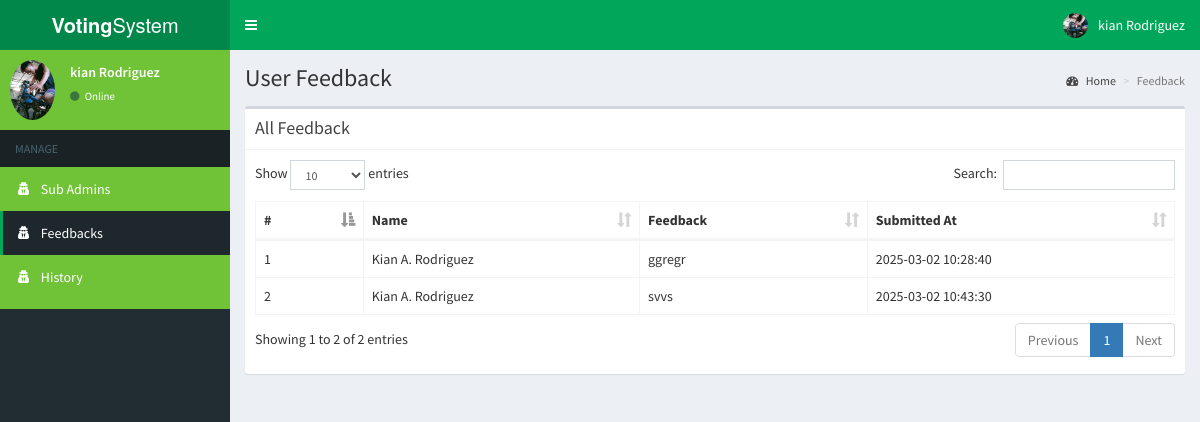
The page /admin/feedback.php (signed in) on the database its author committed.
### tables this page shows
CREATE TABLE `feedback` (
  `id` int(11) NOT NULL,
  `name` varchar(255) NOT NULL,
  `feedback` text NOT NULL,
  `created_at` timestamp NOT NULL DEFAULT current_timestamp()
);

### admin/includes/session.php (called while the page is built, shortened)
<?php
	include 'includes/conn.php';
	if(!isset($_SESSION['admin']) || empty($_SESSION['admin'])) {
		header('location: index.php');
		exit();
	}
	 else {
		$sql = "SELECT * FROM admin WHERE id = '".$_SESSION['admin']."'";
		$query = $conn->query($sql);
		$user = $query->fetch_assoc();
	}
?>

### admin/feedback.php (the view, shortened to what this page needs)
<?php
include 'includes/session.php';
$sql = "SELECT * FROM feedback ORDER BY created_at DESC";
$result = $conn->query($sql);
?>
<?php include 'includes/header.php'; ?>
<body class="hold-transition skin-green sidebar-mini">
<div class="wrapper">
  <?php include 'includes/navbar.php'; ?>
  <?php include 'includes/menubar1.php'; ?>
  <div class="content-wrapper">
    <section class="content-header">
      <h1>User Feedback</h1>
      <ol class="breadcrumb">
        <li><a href="#"><i class="fa fa-dashboard"></i> Home</a></li>
        <li class="active">Feedback</li>
      </ol>
    </section>
    <section class="content">
      <div class="row">
        <div class="col-xs-12">
          <div class="box">
            <div class="box-header with-border">
              <h3 class="box-title">All Feedback</h3>
            </div>
            <div class="box-body">
              <table id="example1" class="table table-bordered">
                <thead>
                  <th>#</th>
                  <th>Name</th>
                  <th>Feedback</th>
                  <th>Submitted At</th>
                </thead>
                <tbody>
                  <?php
                    if ($result->num_rows > 0) {
                      while($row = $result->fetch_assoc()) {
                        echo "
                          <tr>
                            <td>".$row['id']."</td>
                            <td>".htmlspecialchars($row['name'])."</td>
                            <td>".htmlspecialchars($row['feedback'])."</td>
                            <td>".date('Y-m-d H:i:s', strtotime($row['created_at']))."</td>
                          </tr>
                        ";
                      }
                    } else {
                      echo "<tr><td colspan='4' class='text-center'>No feedback found</td></tr>";
                    }
                  ?>
                </tbody>
              </table>
            </div>
          </div>
        </div>
      </div>
    </section>
  </div>
</div>
</body>
</html>

### admin/includes/header.php (shortened to what this page needs)
<!DOCTYPE html>
<html>
<head>
  	<link rel="stylesheet" href="../bower_components/bootstrap/dist/css/bootstrap.min.css">
    <link rel="stylesheet" href="../plugins/iCheck/all.css">
  	<link rel="stylesheet" href="../bower_components/font-awesome/css/font-awesome.min.css">
  	<link rel="stylesheet" href="../dist/css/AdminLTE.min.css">
    <link rel="stylesheet" href="../bower_components/datatables.net-bs/css/dataTables.bootstrap.min.css">
    <link rel="stylesheet" href="../bower_components/bootstrap-daterangepicker/daterangepicker.css">
    <link rel="stylesheet" href="../plugins/timepicker/bootstrap-timepicker.min.css">
    <link rel="stylesheet" href="../bower_components/bootstrap-datepicker/dist/css/bootstrap-datepicker.min.css">
    <link rel="stylesheet" href="../dist/css/skins/skin-green.min.css">
</head>
</html>

### admin/includes/navbar.php (shortened to what this page needs)
<header class="main-header">
  <a href="#" class="logo">
    <span class="logo-lg"><b>Voting</b>System</span>
  </a>
  <nav class="navbar navbar-static-top">
    <a href="#" class="sidebar-toggle" data-toggle="push-menu" role="button">
    </a>
    <div class="navbar-custom-menu">
      <ul class="nav navbar-nav">
        <li class="dropdown user user-menu">
          <a href="#" class="dropdown-toggle" data-toggle="dropdown">
            <img src="<?php echo (!empty($user['photo'])) ? '../images/'.$user['photo'] : '../images/profile.jpg'; ?>" class="user-image" alt="User Image">
            <span class="hidden-xs"><?php echo $user['firstname'].' '.$user['lastname']; ?></span>
          </a>
        </li>
      </ul>
    </div>
  </nav>
</header>

### admin/includes/menubar1.php (shortened to what this page needs)
<aside class="main-sidebar">
  <section class="sidebar" style="background-color: #70C237; color: #fff;">
    <div class="user-panel">
      <div class="pull-left image">
        <img src="<?php echo (!empty($user['photo'])) ? '../images/'.$user['photo'] : '../images/profile.jpg'; ?>" class="img-circle" alt="User Image">
      </div>
      <div class="pull-left info">
        <p><?php echo $user['firstname'].' '.$user['lastname']; ?></p>
        <a><i class="fa fa-circle text-success"></i> Online</a>
      </div>
    </div>
    <ul class="sidebar-menu" data-widget="tree">
      <li class="header">MANAGE</li>
      <li class=""><a href="sub_admins.php" style="color: #fff;"><i class="fa fa-user-secret"></i> <span>Sub Admins</span></a></li>
      <li class=""><a href="feedback.php" style="color: #fff;"><i class="fa fa-user-secret"></i> <span>Feedbacks</span></a></li>
      <li class=""><a href="history.php" style="color: #fff;"><i class="fa fa-user-secret"></i> <span>History</span></a></li>
  </ul>
  </section>
</aside>

### rows shown on the page
feedback: id "2", name "Kian A. Rodriguez", feedback "svvs", created_at "2025-03-02 10:43:30"
feedback: id "1", name "Kian A. Rodriguez", feedback "ggregr", created_at "2025-03-02 10:28:40"

### other values the page prints
$user['firstname'] "kian"
$user['lastname'] "Rodriguez"
